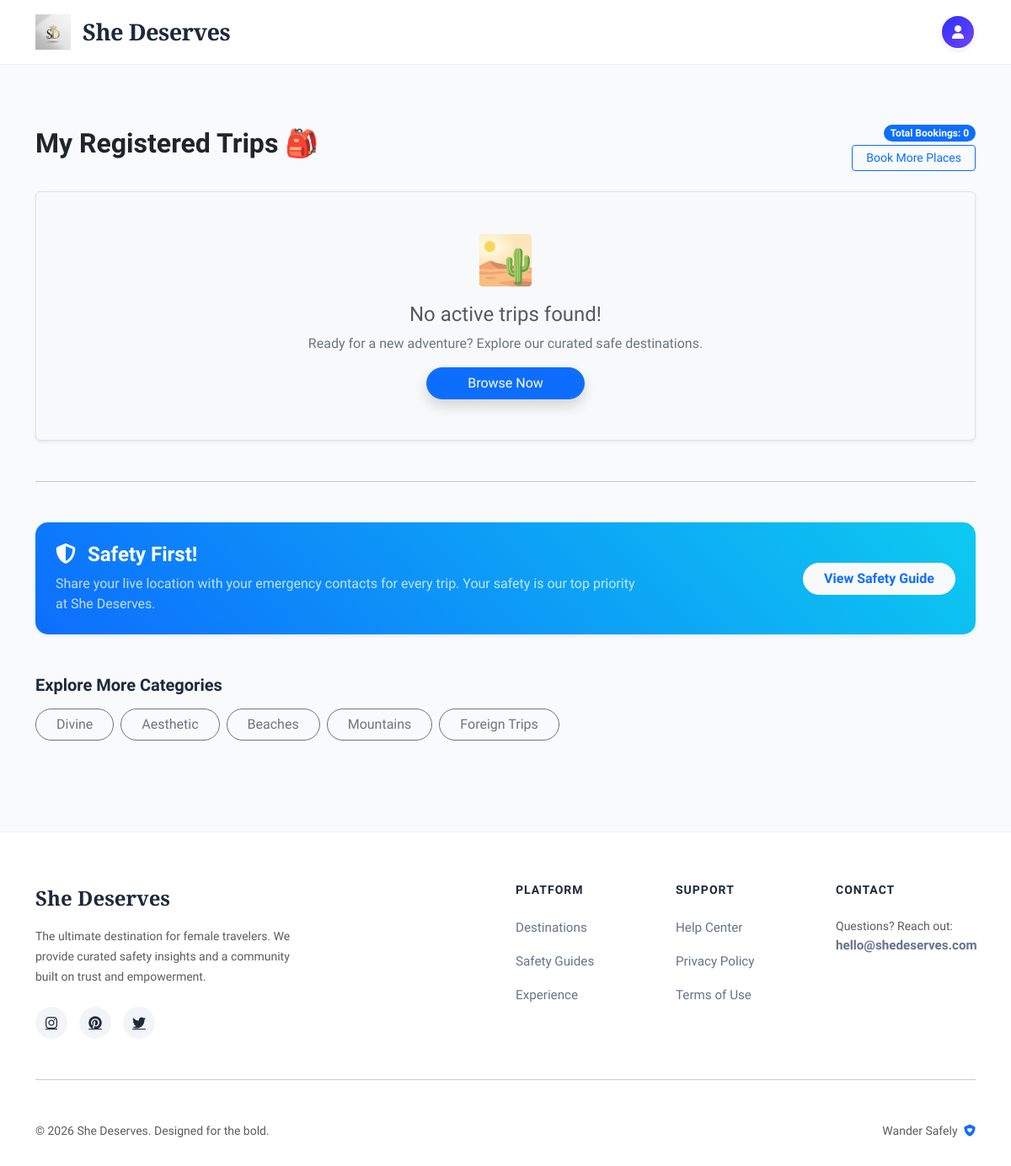
/travel/registered-trips/ (signed in), run on the app's committed database.
### travel/models.py (models this page shows, shortened)
class Category(models.Model):
    name = models.CharField(max_length=100)
    slug = models.SlugField(unique=True)

### travel/views.py (the view)
# urls.py: path('registered-trips/', views.registered_trips, name='registered_trips'),
@login_required(login_url='accounts1:login')
def registered_trips(request):
    user_bookings = Booking.objects.filter(user=request.user).order_by('-booked_at')
    return render(request, 'travel/registered_trips.html', {
        'user_bookings': user_bookings,
        'categories': Category.objects.all()
    })

### travel/templates/travel/registered_trips.html (shortened to what this page needs)
{% extends 'travel/base.html' %}
{% block content %}
<div class="container mt-5">
    <div class="d-flex justify-content-between align-items-center mb-4">
        <h2 class="fw-bold text-dark">My Registered Trips 🎒</h2>
        <div class="text-end">
            <span class="badge bg-primary rounded-pill mb-1">Total Bookings: {{ user_bookings|length }}</span><br>
            <a href="{% url 'travel:home' %}" class="btn btn-outline-primary btn-sm px-3">Book More Places</a>
        </div>
    </div>
    {% if user_bookings %}
    <div class="table-responsive shadow-sm rounded mb-5">
        <table class="table table-hover align-middle bg-white mb-0">
            <thead class="table-dark">
                <tr>
                    <th>Trip Details</th>
                    <th>Passenger</th>
                    <th>Price</th>
                    <th>Booked On</th>
                    <th>Status</th>
                    <th>Action</th>
                </tr>
            </thead>
            <tbody>
                {% for booking in user_bookings %}
                <tr>
                    <td>
                        <div class="d-flex align-items-center">
                            {% if booking.destination.image %}
                                <img src="{{ booking.destination.image.url }}" class="rounded me-2 shadow-sm" style="width: 50px; height: 50px; object-fit: cover;">
                            {% endif %}
                            <div>
                                <span class="fw-bold text-secondary d-block">{{ booking.destination.name }}</span>
                                <small class="badge bg-light text-dark border">{{ booking.destination.category.name }}</small>
                            </div>
                        </div>
                    </td>
                    <td><span class="text-muted">{{ booking.passenger_name }}</span></td>
                    <td>₹{{ booking.destination.price|default:"999" }}</td>
                    <td><small class="text-muted">{{ booking.booked_at|date:"M d, Y" }}</small></td>
                    <td><span class="badge bg-success-subtle text-success border border-success px-3">Confirmed</span></td>
                    <td>
                        <form action="{% url 'travel:cancel_ride' booking.id %}" method="POST" onsubmit="return confirm('Are you sure you want to cancel this booking for {{ booking.passenger_name }}?')">
                            {% csrf_token %}
                            <button type="submit" class="btn btn-sm btn-outline-danger">
                                <i class="fas fa-times-circle me-1"></i> Cancel
                            </button>
                        </form>
                    </td>
                </tr>
                {% endfor %}
            </tbody>
        </table>
    </div>
    {% else %}
    <div class="text-center py-5 shadow-sm rounded bg-light border mb-5">
        <h1 class="display-4 text-muted">🏜️</h1>
        <h4 class="text-muted mt-3">No active trips found!</h4>
        <p class="text-secondary">Ready for a new adventure? Explore our curated safe destinations.</p>
        <a href="{% url 'travel:home' %}" class="btn btn-primary px-5 rounded-pill shadow">Browse Now</a>
    </div>
    {% endif %}
    <hr class="my-5 opacity-25">
   <div class="card border-0 shadow-sm text-white p-4 mb-5" style="border-radius: 15px; background: linear-gradient(45deg, #0d6efd, #0dcaf0);">
        <div class="row align-items-center">
            <div class="col-md-8">
                <h4 class="fw-bold"><i class="fas fa-shield-alt me-2"></i> Safety First!</h4>
                <p class="mb-0 opacity-75">Share your live location with your emergency contacts for every trip. Your safety is our top priority at She Deserves.</p>
            </div>
            <div class="col-md-4 text-md-end mt-3 mt-md-0">
                <a href="{% url 'travel:safety_guides' %}" class="btn btn-light text-primary fw-bold px-4 rounded-pill">View Safety Guide</a>
            </div>
        </div>
    </div>
    <div class="mb-5">
        <h5 class="fw-bold mb-3">Explore More Categories</h5>
        <div class="d-flex flex-wrap gap-2">
            {% for cat in categories %}
                <a href="{% url 'travel:category_view' cat.slug %}" class="btn btn-outline-secondary rounded-pill px-4">
                    {{ cat.name }}
                </a>
            {% empty %}
                <p class="text-muted small">No categories found.</p>
            {% endfor %}
        </div>
    </div>
</div>
{% endblock %}

### travel/templates/travel/base.html (style rules this page uses)
:root { --primary-color: #1E293B; --brand-blue: #2D31FA; --accent-pink: #FF4D97; --bg-soft: #F8FAFC; }
html, body { height: 100%; margin: 0; }
body { font-family: 'Plus Jakarta Sans', sans-serif; background-color: var(--bg-soft); color: #1E293B; display: flex; flex-direction: column; min-height: 100vh; overflow-x: hidden; }

### data on the page
Category: name "Divine"
Category: name "Aesthetic"
Category: name "Beaches"
Category: name "Mountains"
Category: name "Foreign Trips"

### other printed values
{{ user_bookings|length }} "0"
